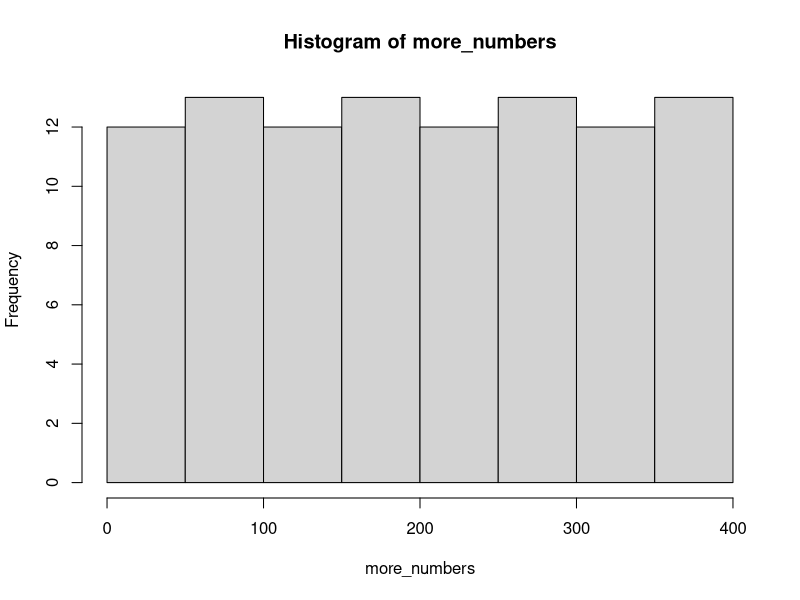

This figure's R source:
#Task 1
fun <- "Hello World"

#Task 2
numbers <- (1:100)
more_numbers <- numbers*4
hist(more_numbers)

#Task 3
task3_res <- (numbers[60]*2)-120

#Task 4
dat <- data.frame(x = c("ice_cream", "Chocolate", "Vanilla", "Strawberry"),
                  y = c("rating", 1, 2, 3))
write.csv(dat, "Dataframe.csv")
